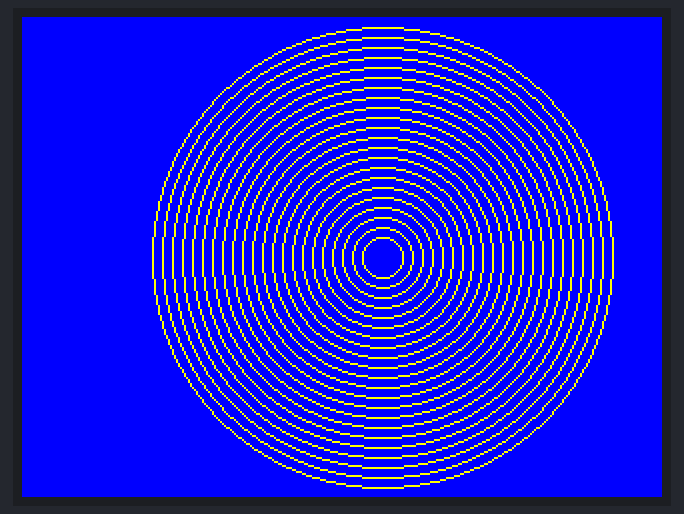
Bench run of a sketch on a simulated ESP32. On the bench: 320×240 colour display.

Above: at 0.3 s.

The sketch:

drawCir.ino
```cpp
#include <TFT_eSPI.h>
TFT_eSPI tft;

void setup() {
  // put your setup code here, to run once:
  tft.begin();
  tft.setRotation(3);
  tft.fillScreen(TFT_BLUE);
  for(int i=10;i<120;i+=5){
    tft.drawCircle(180,120,i,TFT_YELLOW);
  }

}

void loop() {
  // put your main code here, to run repeatedly:

}
```
